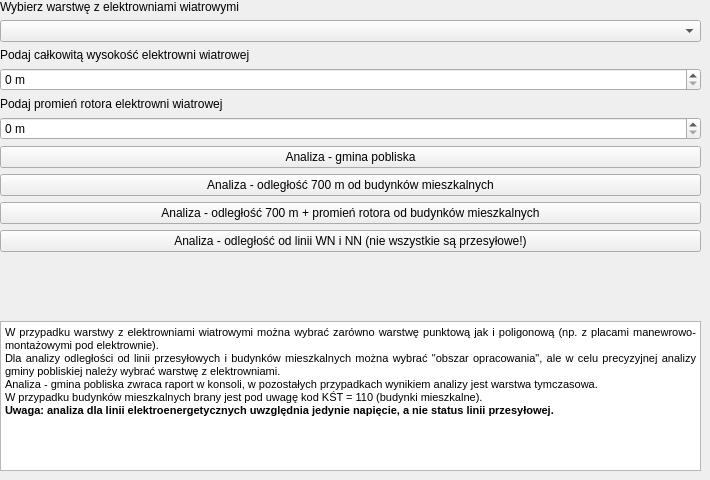
        <widget class="QWidget" name="tab_3">
         <attribute name="title">
          <string>Analizuj wiatraki</string>
         </attribute>
         <widget class="QWidget" name="verticalLayoutWidget_7">
          <property name="geometry">
           <rect>
            <x>0</x>
            <y>0</y>
            <width>701</width>
            <height>471</height>
           </rect>
          </property>
          <layout class="QVBoxLayout" name="verticalLayout_9">
           <item>
            <widget class="QLabel" name="label_18">
             <property name="text">
              <string>Wybierz warstwę z elektrowniami wiatrowymi</string>
             </property>
            </widget>
           </item>
           <item>
            <widget class="QgsMapLayerComboBox" name="wind_area"/>
           </item>
           <item>
            <widget class="QLabel" name="label_19">
             <property name="text">
              <string>Podaj całkowitą wysokość elektrowni wiatrowej</string>
             </property>
            </widget>
           </item>
           <item>
            <widget class="QgsSpinBox" name="sbWindHeight">
             <property name="suffix">
              <string> m</string>
             </property>
             <property name="maximum">
              <number>999999999</number>
             </property>
            </widget>
           </item>
           <item>
            <widget class="QLabel" name="label_20">
             <property name="text">
              <string>Podaj promień rotora elektrowni wiatrowej</string>
             </property>
            </widget>
           </item>
           <item>
            <widget class="QgsSpinBox" name="sbWindRadius">
             <property name="suffix">
              <string> m</string>
             </property>
             <property name="maximum">
              <number>999999999</number>
             </property>
            </widget>
           </item>
           <item>
            <widget class="QPushButton" name="pb_anal_wind_pobliska">
             <property name="text">
              <string>Analiza - gmina pobliska</string>
             </property>
            </widget>
           </item>
           <item>
            <widget class="QPushButton" name="pb_anal_wind_build_700">
             <property name="text">
              <string>Analiza - odległość 700 m od budynków mieszkalnych</string>
             </property>
            </widget>
           </item>
           <item>
            <widget class="QPushButton" name="pb_anal_wind_build_700_rad">
             <property name="text">
              <string>Analiza - odległość 700 m + promień rotora od budynków mieszkalnych</string>
             </property>
            </widget>
           </item>
           <item>
            <widget class="QPushButton" name="pb_anal_wind_elect">
             <property name="text">
              <string>Analiza - odległość od linii WN i NN (nie wszystkie są przesyłowe!)</string>
             </property>
            </widget>
           </item>
           <item>
            <spacer name="verticalSpacer_18">
             <property name="orientation">
              <enum>Qt::Vertical</enum>
             </property>
             <property name="sizeHint" stdset="0">
              <size>
               <width>20</width>
               <height>40</height>
              </size>
             </property>
            </spacer>
           </item>
           <item>
            <widget class="QTextBrowser" name="textBrowser_13">
             <property name="maximumSize">
              <size>
               <width>16777215</width>
               <height>150</height>
              </size>
             </property>
             <property name="html">
              <string>&lt;!DOCTYPE HTML PUBLIC &quot;-//W3C//DTD HTML 4.0//EN&quot; &quot;http://www.w3.org/TR/REC-html40/strict.dtd&quot;&gt;
&lt;html&gt;&lt;head&gt;&lt;meta name=&quot;qrichtext&quot; content=&quot;1&quot; /&gt;&lt;style type=&quot;text/css&quot;&gt;
p, li { white-space: pre-wrap; }
&lt;/style&gt;&lt;/head&gt;&lt;body style=&quot; font-family:'Open Sans'; font-size:8pt; font-weight:400; font-style:normal;&quot;&gt;
&lt;p align=&quot;justify&quot; style=&quot; margin-top:0px; margin-bottom:0px; margin-left:0px; margin-right:0px; -qt-block-indent:0; text-indent:0px;&quot;&gt;W przypadku warstwy z elektrowniami wiatrowymi można wybrać zarówno warstwę punktową jak i poligonową (np. z placami manewrowo-montażowymi pod elektrownie).&lt;/p&gt;
&lt;p align=&quot;justify&quot; style=&quot; margin-top:0px; margin-bottom:0px; margin-left:0px; margin-right:0px; -qt-block-indent:0; text-indent:0px;&quot;&gt;Dla analizy odległości od linii przesyłowych i budynków mieszkalnych można wybrać &amp;quot;obszar opracowania&amp;quot;, ale w celu precyzyjnej analizy gminy pobliskiej należy wybrać warstwę z elektrowniami.&lt;/p&gt;
&lt;p align=&quot;justify&quot; style=&quot; margin-top:0px; margin-bottom:0px; margin-left:0px; margin-right:0px; -qt-block-indent:0; text-indent:0px;&quot;&gt;Analiza - gmina pobliska zwraca raport w konsoli, w pozostałych przypadkach wynikiem analizy jest warstwa tymczasowa.&lt;/p&gt;
&lt;p align=&quot;justify&quot; style=&quot; margin-top:0px; margin-bottom:0px; margin-left:0px; margin-right:0px; -qt-block-indent:0; text-indent:0px;&quot;&gt;W przypadku budynków mieszkalnych brany jest pod uwagę kod KŚT = 110 (budynki mieszkalne).&lt;/p&gt;
&lt;p align=&quot;justify&quot; style=&quot; margin-top:0px; margin-bottom:0px; margin-left:0px; margin-right:0px; -qt-block-indent:0; text-indent:0px;&quot;&gt;&lt;span style=&quot; font-weight:600;&quot;&gt;Uwaga: analiza dla linii elektroenergetycznych uwzględnia jedynie napięcie, a nie status linii przesyłowej.&lt;/span&gt;&lt;/p&gt;&lt;/body&gt;&lt;/html&gt;</string>
             </property>
            </widget>
           </item>
          </layout>
         </widget>
        </widget>
